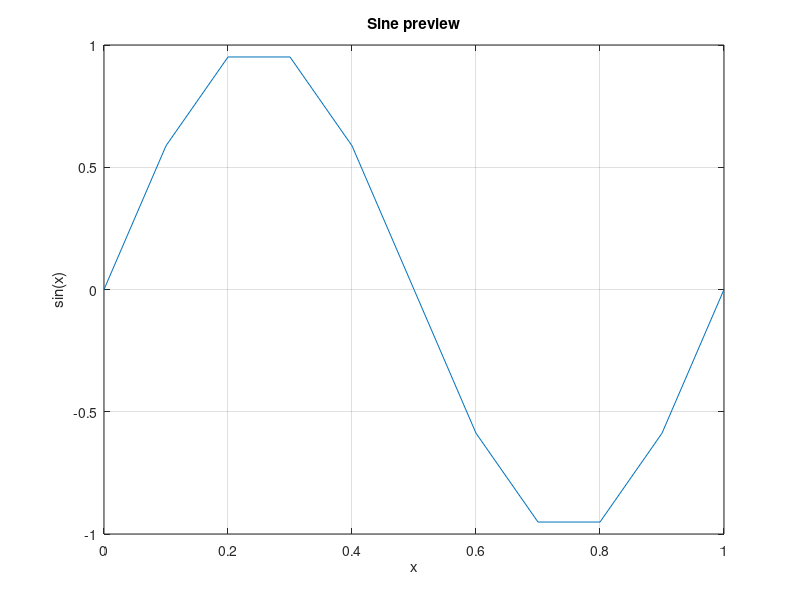

The MATLAB source for this figure:
% Simple plot preview fixture.
% Shows basic plotting calls without side effects.
x = 0:0.1:1;
y = sin(2*pi*x);
figure;
plot(x, y);
title('Sine preview');
xlabel('x');
ylabel('sin(x)');
grid on;
